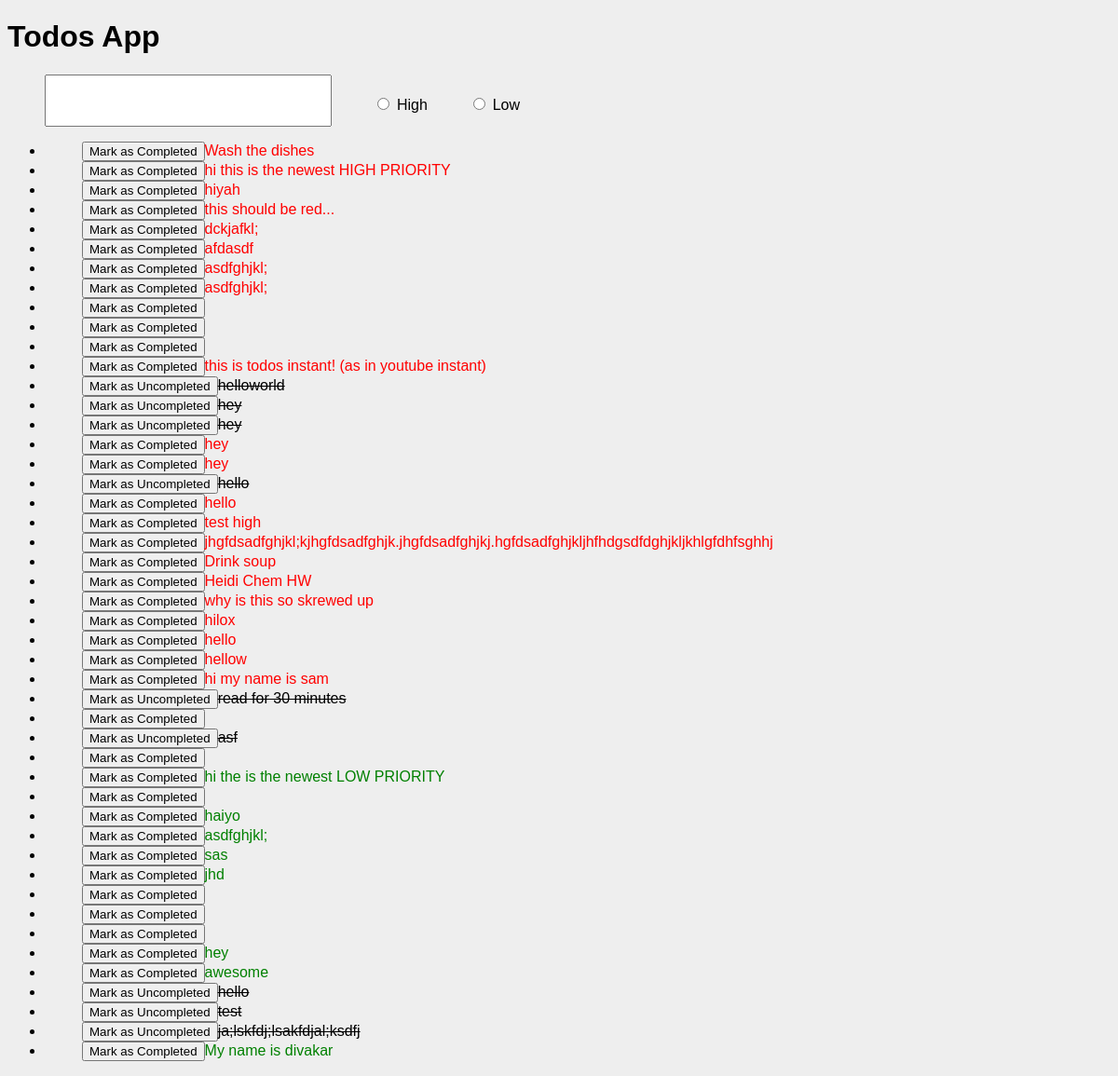
The page / on the database its author committed.
### tables this page shows
CREATE TABLE todos (
	id integer primary key autoincrement, 
	todo_text text not null, 
	priority integer, 
	completed boolean not null
);

### todos.py (the view)
@app.route('/')
def list_todos():
  db = get_db()
  cur = db.execute('select * from todos order by priority asc, id desc')
  todos = cur.fetchall()
  return render_template('index.html', todos=todos)

### todos.py (called while the page is built)
def connect_db():
    rv = sqlite3.connect(app.config['DATABASE'])
    rv.row_factory = sqlite3.Row
    return rv

def get_db():
    if not hasattr(g, 'sqlite_db'):
        g.sqlite_db = connect_db()
    return g.sqlite_db

### templates/index.html (shortened to what this page needs)
{% extends "layout.html" %}
{% block content %}
	<form action="{{ url_for('add_todo') }}" method='post' class='add-todo'>
		<dl>
			<dd><input type='text' size='30' name='todo_text' class="todo-text"></dd>
			<dd><input type='radio' name='priority' value="High"> High</dd>
			<dd><input type='radio' name='priority' value="Low"> Low</dd>
		</dl>
	</form>
	<ul class='todos'>
  {% for todo in todos %}
    <li>
    {% if not todo.completed %}
      {% if todo.priority == "High" %}
        <form action="/mark_completed/{{ todo.id }}">
          <dd class='red'><input type='submit' value='Mark as Completed'/>{{ todo.todo_text }}</dd>
        </form>
      {% else %}
         <form action="/mark_completed/{{ todo.id }}">
            <dd class='green'><input type='submit' value='Mark as Completed'/>{{ todo.todo_text }}</dd>
          </form>
      {% endif %}
    {% else %}
        <strike>
        <form action="/mark_uncompleted/{{ todo.id }}">
          <dd><input type='submit' value='Mark as Uncompleted'/>{{ todo.todo_text }}</dd>
        </form>
        </strike>
    {% endif %}
    </li>
  {% endfor %}
  </ul>
{% endblock %}

### templates/layout.html (shortened to what this page needs)
<!doctype html>
<html lang="en">
	 	<link rel='stylesheet' type='text/css' href="{{ url_for('static', filename='style.css') }}" />
	<body>
		<h1>Todos App</h1>
	{% block content %}
	{% endblock %}
	</body>
</html>

### static/style.css (style rules this page uses)
body { font-family: sans-serif; background: #eee; }
.add-todo .todo-text { width:300px; height:50px; font-size:30px; }
.red { color: red; }
.green { color:green; }
dl dd { display: inline-block; }

### rows shown on the page
todos: todo_text "Wash the dishes"
todos: todo_text "hi this is the newest HIGH PRIORITY"
todos: todo_text "hiyah"
todos: todo_text "this should be red..."
todos: todo_text "dckjafkl;"
todos: todo_text "afdasdf"
todos: todo_text "asdfghjkl;"
todos: todo_text "asdfghjkl;"
todos: todo_text "this is todos instant! (as in youtube instant)"
todos: todo_text "helloworld"
todos: todo_text "hey"
todos: todo_text "hey"
todos: todo_text "hey"
todos: todo_text "hey"
todos: todo_text "hello"
todos: todo_text "hello"
todos: todo_text "test high"
todos: todo_text "jhgfdsadfghjkl;kjhgfdsadfghjk.jhgfdsadfghjkj.hgfdsadfghjkljhfhdgsdfdghjkljkhlgfdhfsghhj"
todos: todo_text "Drink soup"
todos: todo_text "Heidi Chem HW"
todos: todo_text "why is this so skrewed up"
todos: todo_text "hilox"
todos: todo_text "hello"
todos: todo_text "hellow"
todos: todo_text "hi my name is sam"
todos: todo_text "read for 30 minutes"
todos: todo_text "asf"
todos: todo_text "hi the is the newest LOW PRIORITY"
todos: todo_text "haiyo"
todos: todo_text "asdfghjkl;"
todos: todo_text "sas"
todos: todo_text "jhd"
todos: todo_text "hey"
todos: todo_text "awesome"
todos: todo_text "hello"
todos: todo_text "test"
todos: todo_text "ja;lskfdj;lsakfdjal;ksdfj"
todos: todo_text "My name is divakar"
